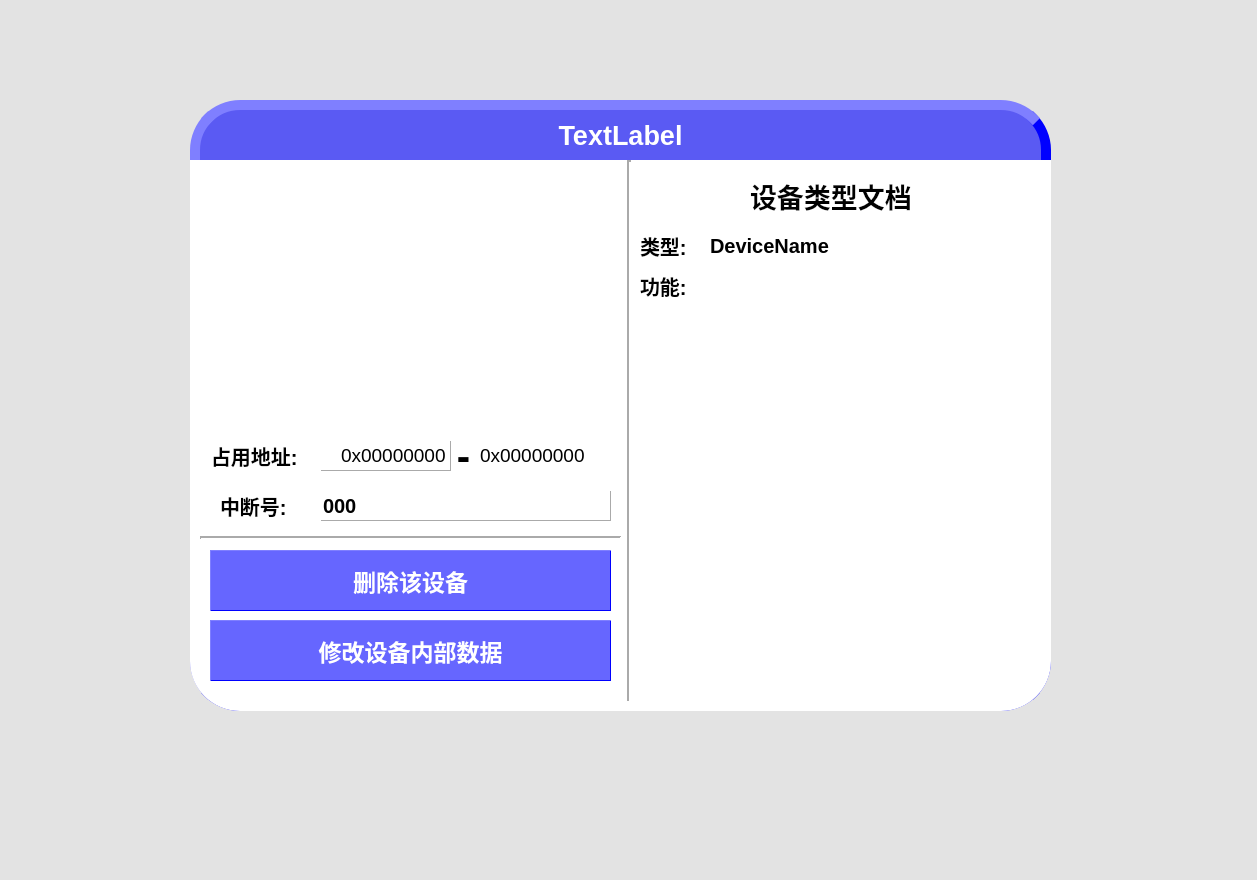
<?xml version="1.0" encoding="UTF-8"?>
<ui version="4.0">
 <class>DeviceInfoWindow</class>
 <widget class="QWidget" name="DeviceInfoWindow">
  <property name="geometry">
   <rect>
    <x>0</x>
    <y>0</y>
    <width>1257</width>
    <height>880</height>
   </rect>
  </property>
  <property name="windowTitle">
   <string>Form</string>
  </property>
  <property name="styleSheet">
   <string notr="true">QWidget{
	background-color:#99dddddd;
}</string>
  </property>
  <widget class="QWidget" name="InfoPage" native="true">
   <property name="geometry">
    <rect>
     <x>190</x>
     <y>100</y>
     <width>861</width>
     <height>611</height>
    </rect>
   </property>
   <property name="styleSheet">
    <string notr="true">QWidget{
	background-color:#00000000;
}</string>
   </property>
   <widget class="QLabel" name="label_4">
    <property name="geometry">
     <rect>
      <x>0</x>
      <y>60</y>
      <width>861</width>
      <height>501</height>
     </rect>
    </property>
    <property name="sizePolicy">
     <sizepolicy hsizetype="Expanding" vsizetype="Expanding">
      <horstretch>0</horstretch>
      <verstretch>0</verstretch>
     </sizepolicy>
    </property>
    <property name="styleSheet">
     <string notr="true">QWidget{
	background-color:#ffffff;
	border:0px outset #cccccc;
	border-radius:00px;
}</string>
    </property>
    <property name="text">
     <string/>
    </property>
   </widget>
   <widget class="QLabel" name="label_3">
    <property name="geometry">
     <rect>
      <x>0</x>
      <y>510</y>
      <width>861</width>
      <height>101</height>
     </rect>
    </property>
    <property name="sizePolicy">
     <sizepolicy hsizetype="Expanding" vsizetype="Expanding">
      <horstretch>0</horstretch>
      <verstretch>0</verstretch>
     </sizepolicy>
    </property>
    <property name="styleSheet">
     <string notr="true">QWidget{
	background-color:#ffffff;
	border:0px outset #cccccc;
	border-radius:50px;
}</string>
    </property>
    <property name="text">
     <string/>
    </property>
   </widget>
   <widget class="QLabel" name="titleArea">
    <property name="geometry">
     <rect>
      <x>0</x>
      <y>0</y>
      <width>861</width>
      <height>611</height>
     </rect>
    </property>
    <property name="sizePolicy">
     <sizepolicy hsizetype="Expanding" vsizetype="Expanding">
      <horstretch>0</horstretch>
      <verstretch>0</verstretch>
     </sizepolicy>
    </property>
    <property name="font">
     <font>
      <pointsize>35</pointsize>
     </font>
    </property>
    <property name="styleSheet">
     <string notr="true">QWidget{
	background-color:#990000ff;
	color:#ffffff;
	border:10px outset #ff0000ff;
	border-radius:50px;
}</string>
    </property>
    <property name="text">
     <string/>
    </property>
    <property name="alignment">
     <set>Qt::AlignHCenter|Qt::AlignTop</set>
    </property>
   </widget>
   <widget class="QLabel" name="closePageButton">
    <property name="geometry">
     <rect>
      <x>800</x>
      <y>15</y>
      <width>41</width>
      <height>41</height>
     </rect>
    </property>
    <property name="text">
     <string/>
    </property>
   </widget>
   <widget class="QLabel" name="titleTextarea">
    <property name="geometry">
     <rect>
      <x>0</x>
      <y>10</y>
      <width>861</width>
      <height>51</height>
     </rect>
    </property>
    <property name="maximumSize">
     <size>
      <width>16777215</width>
      <height>16777214</height>
     </size>
    </property>
    <property name="font">
     <font>
      <pointsize>20</pointsize>
      <weight>75</weight>
      <bold>true</bold>
     </font>
    </property>
    <property name="styleSheet">
     <string notr="true">QWidget{
	color:#ffffff;
}</string>
    </property>
    <property name="text">
     <string>TextLabel</string>
    </property>
    <property name="alignment">
     <set>Qt::AlignCenter</set>
    </property>
   </widget>
   <widget class="QTextEdit" name="deviceFunctionInfoText">
    <property name="geometry">
     <rect>
      <x>530</x>
      <y>170</y>
      <width>301</width>
      <height>421</height>
     </rect>
    </property>
    <property name="font">
     <font>
      <pointsize>15</pointsize>
     </font>
    </property>
    <property name="cursor" stdset="0">
     <cursorShape>ArrowCursor</cursorShape>
    </property>
    <property name="mouseTracking">
     <bool>false</bool>
    </property>
    <property name="styleSheet">
     <string notr="true">QWidget{
	background-color:#ffffff;
	color:#000000;
	border:0px outset #ff0000ff;
	border-radius:50px;
}</string>
    </property>
    <property name="readOnly">
     <bool>true</bool>
    </property>
   </widget>
   <widget class="QLabel" name="deviceIcon">
    <property name="geometry">
     <rect>
      <x>10</x>
      <y>70</y>
      <width>421</width>
      <height>261</height>
     </rect>
    </property>
    <property name="text">
     <string/>
    </property>
    <property name="alignment">
     <set>Qt::AlignCenter</set>
    </property>
   </widget>
   <widget class="QPushButton" name="DeleteDevButton">
    <property name="geometry">
     <rect>
      <x>20</x>
      <y>450</y>
      <width>401</width>
      <height>61</height>
     </rect>
    </property>
    <property name="font">
     <font>
      <pointsize>17</pointsize>
      <weight>75</weight>
      <bold>true</bold>
     </font>
    </property>
    <property name="styleSheet">
     <string notr="true">QPushButton{
	background-color:#990000ff;
	color:#ffffff;
	border:1px outset #ff0000ff;
	border-radius:50px;
}
QPushButton::hover{
	background-color:#99000099;
	
}
QPushButton::pressed{
	color:#999999;
}</string>
    </property>
    <property name="text">
     <string>删除该设备</string>
    </property>
   </widget>
   <widget class="Line" name="line">
    <property name="geometry">
     <rect>
      <x>429</x>
      <y>60</y>
      <width>20</width>
      <height>541</height>
     </rect>
    </property>
    <property name="styleSheet">
     <string notr="true">QWidget{
	background-color:#ffffff;
}</string>
    </property>
    <property name="lineWidth">
     <number>2</number>
    </property>
    <property name="orientation">
     <enum>Qt::Vertical</enum>
    </property>
   </widget>
   <widget class="QLabel" name="label">
    <property name="geometry">
     <rect>
      <x>560</x>
      <y>80</y>
      <width>201</width>
      <height>31</height>
     </rect>
    </property>
    <property name="font">
     <font>
      <pointsize>20</pointsize>
      <weight>75</weight>
      <bold>true</bold>
     </font>
    </property>
    <property name="text">
     <string>设备类型文档</string>
    </property>
   </widget>
   <widget class="QLabel" name="label_2">
    <property name="geometry">
     <rect>
      <x>450</x>
      <y>130</y>
      <width>91</width>
      <height>31</height>
     </rect>
    </property>
    <property name="font">
     <font>
      <pointsize>15</pointsize>
      <weight>75</weight>
      <bold>true</bold>
     </font>
    </property>
    <property name="text">
     <string>类型:</string>
    </property>
   </widget>
   <widget class="QLabel" name="DeviceTypeText">
    <property name="geometry">
     <rect>
      <x>520</x>
      <y>130</y>
      <width>301</width>
      <height>31</height>
     </rect>
    </property>
    <property name="font">
     <font>
      <pointsize>15</pointsize>
      <weight>75</weight>
      <bold>true</bold>
     </font>
    </property>
    <property name="text">
     <string>DeviceName</string>
    </property>
   </widget>
   <widget class="QWidget" name="deviceAddress" native="true">
    <property name="geometry">
     <rect>
      <x>20</x>
      <y>330</y>
      <width>401</width>
      <height>51</height>
     </rect>
    </property>
    <widget class="QLabel" name="label_6">
     <property name="geometry">
      <rect>
       <x>1</x>
       <y>0</y>
       <width>111</width>
       <height>51</height>
      </rect>
     </property>
     <property name="font">
      <font>
       <pointsize>15</pointsize>
       <weight>75</weight>
       <bold>true</bold>
      </font>
     </property>
     <property name="cursor">
      <cursorShape>ArrowCursor</cursorShape>
     </property>
     <property name="text">
      <string>占用地址:</string>
     </property>
    </widget>
    <widget class="QLineEdit" name="useMemBegin">
     <property name="geometry">
      <rect>
       <x>110</x>
       <y>10</y>
       <width>131</width>
       <height>31</height>
      </rect>
     </property>
     <property name="font">
      <font>
       <pointsize>14</pointsize>
      </font>
     </property>
     <property name="styleSheet">
      <string notr="true">QWidget{
	background-color:#ffffff;
	color:#000000;
	border:1px outset #ffaaaaaa;
	border-radius:50px;
}</string>
     </property>
     <property name="text">
      <string>0x00000000</string>
     </property>
     <property name="alignment">
      <set>Qt::AlignRight|Qt::AlignTrailing|Qt::AlignVCenter</set>
     </property>
    </widget>
    <widget class="QLabel" name="useMemEnd">
     <property name="geometry">
      <rect>
       <x>270</x>
       <y>10</y>
       <width>131</width>
       <height>31</height>
      </rect>
     </property>
     <property name="font">
      <font>
       <pointsize>14</pointsize>
      </font>
     </property>
     <property name="text">
      <string>0x00000000</string>
     </property>
    </widget>
    <widget class="QLabel" name="label_9">
     <property name="geometry">
      <rect>
       <x>233</x>
       <y>10</y>
       <width>41</width>
       <height>31</height>
      </rect>
     </property>
     <property name="font">
      <font>
       <pointsize>30</pointsize>
       <weight>75</weight>
       <bold>true</bold>
      </font>
     </property>
     <property name="cursor">
      <cursorShape>ArrowCursor</cursorShape>
     </property>
     <property name="text">
      <string>-</string>
     </property>
     <property name="alignment">
      <set>Qt::AlignCenter</set>
     </property>
    </widget>
   </widget>
   <widget class="QLabel" name="label_7">
    <property name="geometry">
     <rect>
      <x>450</x>
      <y>170</y>
      <width>91</width>
      <height>31</height>
     </rect>
    </property>
    <property name="font">
     <font>
      <pointsize>15</pointsize>
      <weight>75</weight>
      <bold>true</bold>
     </font>
    </property>
    <property name="text">
     <string>功能:</string>
    </property>
   </widget>
   <widget class="QWidget" name="InterNum" native="true">
    <property name="geometry">
     <rect>
      <x>20</x>
      <y>380</y>
      <width>401</width>
      <height>51</height>
     </rect>
    </property>
    <widget class="QLabel" name="label_10">
     <property name="geometry">
      <rect>
       <x>10</x>
       <y>10</y>
       <width>101</width>
       <height>31</height>
      </rect>
     </property>
     <property name="font">
      <font>
       <pointsize>15</pointsize>
       <weight>75</weight>
       <bold>true</bold>
      </font>
     </property>
     <property name="text">
      <string>中断号:</string>
     </property>
    </widget>
    <widget class="QLineEdit" name="interNumTextArea">
     <property name="geometry">
      <rect>
       <x>110</x>
       <y>10</y>
       <width>291</width>
       <height>31</height>
      </rect>
     </property>
     <property name="font">
      <font>
       <pointsize>15</pointsize>
       <weight>75</weight>
       <bold>true</bold>
      </font>
     </property>
     <property name="styleSheet">
      <string notr="true">QWidget{
	background-color:#ffffff;
	color:#000000;
	border:1px outset #ffaaaaaa;
	border-radius:50px;
}</string>
     </property>
     <property name="text">
      <string>000</string>
     </property>
     <property name="alignment">
      <set>Qt::AlignLeading|Qt::AlignLeft|Qt::AlignVCenter</set>
     </property>
    </widget>
   </widget>
   <widget class="Line" name="line_2">
    <property name="geometry">
     <rect>
      <x>10</x>
      <y>430</y>
      <width>421</width>
      <height>16</height>
     </rect>
    </property>
    <property name="styleSheet">
     <string notr="true">QWidget{
	background-color:#ffffff;
}</string>
    </property>
    <property name="lineWidth">
     <number>2</number>
    </property>
    <property name="orientation">
     <enum>Qt::Horizontal</enum>
    </property>
   </widget>
   <widget class="QPushButton" name="ModifyDataButton">
    <property name="geometry">
     <rect>
      <x>20</x>
      <y>520</y>
      <width>401</width>
      <height>61</height>
     </rect>
    </property>
    <property name="font">
     <font>
      <pointsize>17</pointsize>
      <weight>75</weight>
      <bold>true</bold>
     </font>
    </property>
    <property name="styleSheet">
     <string notr="true">QPushButton{
	background-color:#990000ff;
	color:#ffffff;
	border:1px outset #ff0000ff;
	border-radius:50px;
}
QPushButton::hover{
	background-color:#99000099;
	
}
QPushButton::pressed{
	color:#999999;
}</string>
    </property>
    <property name="text">
     <string>修改设备内部数据</string>
    </property>
   </widget>
   <zorder>titleArea</zorder>
   <zorder>label_3</zorder>
   <zorder>titleTextarea</zorder>
   <zorder>label_4</zorder>
   <zorder>label_2</zorder>
   <zorder>label</zorder>
   <zorder>closePageButton</zorder>
   <zorder>deviceAddress</zorder>
   <zorder>deviceIcon</zorder>
   <zorder>deviceFunctionInfoText</zorder>
   <zorder>DeviceTypeText</zorder>
   <zorder>label_7</zorder>
   <zorder>line</zorder>
   <zorder>DeleteDevButton</zorder>
   <zorder>InterNum</zorder>
   <zorder>line_2</zorder>
   <zorder>ModifyDataButton</zorder>
  </widget>
 </widget>
 <resources/>
 <connections/>
</ui>
